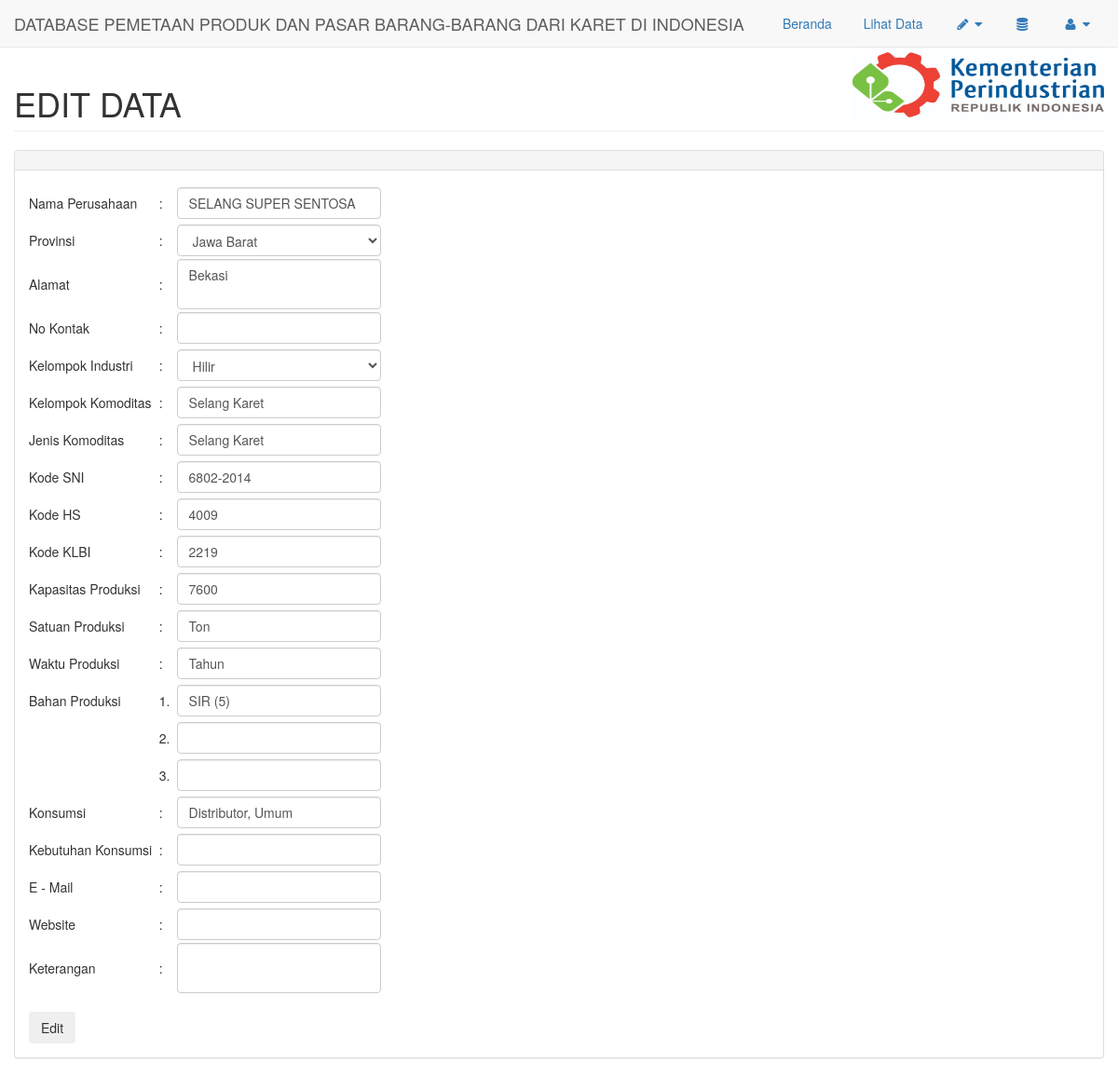
The page /pages/formedit?id=1 (signed in) on the database its author committed.
### tables this page shows
CREATE TABLE `t_produk` (
  `id` int(100) NOT NULL AUTO_INCREMENT,
  `namaperusahaan` varchar(100) DEFAULT NULL,
  `provinsi` varchar(100) DEFAULT NULL,
  `alamat` text,
  `nokontak` varchar(100) DEFAULT NULL,
  `kodeklbi` varchar(100) DEFAULT NULL,
  `kodesni` varchar(255) DEFAULT NULL,
  `namaproduksi` varchar(100) DEFAULT NULL,
  `kodehs` varchar(255) DEFAULT NULL,
  `kelompokindustri` varchar(100) DEFAULT NULL,
  `kelompokkomoditas` varchar(100) DEFAULT NULL,
  `jumlahproduksi` varchar(100) DEFAULT NULL,
  `satuanprod` varchar(100) DEFAULT NULL,
  `bahan1` varchar(100) DEFAULT NULL,
  `bahan2` varchar(100) DEFAULT NULL,
  `bahan3` varchar(100) DEFAULT NULL,
  `waktuprod` varchar(100) DEFAULT NULL,
  `email` varchar(100) DEFAULT NULL,
  `website` varchar(500) DEFAULT NULL,
  `pasar` varchar(100) DEFAULT NULL,
  `kebutuhanpasar` varchar(100) DEFAULT NULL,
  `keterangan` text,
  PRIMARY KEY (`id`)
);

### pages/formedit.php (the view, shortened to what this page needs)
<?php
$session = $_SESSION['username'];
if($session != ""){
?>
<!DOCTYPE html>
<html lang="en">
<head>
    <link href="../bower_components/bootstrap/dist/css/bootstrap.min.css" rel="stylesheet">
    <link href="../bower_components/metisMenu/dist/metisMenu.min.css" rel="stylesheet">
    <link href="../dist/css/timeline.css" rel="stylesheet">
    <link href="../dist/css/sb-admin-2.css" rel="stylesheet">
    <link href="../bower_components/morrisjs/morris.css" rel="stylesheet">
    <link href="../bower_components/font-awesome/css/font-awesome.min.css" rel="stylesheet" type="text/css">
</head>
<body>
    <div id="wrapper">
        <nav class="navbar navbar-default navbar-static-top" role="navigation" style="margin-bottom: 0">
            <div class="navbar-header">
                <a class="navbar-brand" href="#">DATABASE PEMETAAN PRODUK DAN PASAR BARANG-BARANG DARI KARET DI INDONESIA</a>
            </div>
           <ul class="nav navbar-top-links navbar-right">
                <li class="dropdown">
                    <a href="index">
                       Beranda
                    </a>
                </li>
                <li class="dropdown">
                    <a href="lihat">
                       Lihat Data
                    </a>
                </li>
        <li class="dropdown">
        <a class="dropdown-toggle" data-toggle="dropdown" href="#">
        <i class="fa fa-pencil fa-fw"></i>
        <i class="fa fa-caret-down"></i>
        </a>
        </li>
        <li class="dropdown">
        <a href="table">
        <i class="fa fa-database fa-fw"></i>
        </a>
        </li>
        <li class="dropdown">
        <a class="dropdown-toggle" data-toggle="dropdown" href="#">
        <i class="fa fa-user fa-fw"></i>  <i class="fa fa-caret-down"></i>
        </a>
        </li>
  </ul>
        </nav>
        <div id="page-wrapper">
            <div class="row">
                <div class="col-lg-12">
                 <img style="float: right;" src="../pikcer/kemenris.jpg" width="270" height="80" />
                 <h1 class="page-header">EDIT DATA</h1>
                </div>
            </div>
<div class="row">
<div class="col-lg-12">
<div class="panel panel-default">
<div class="panel-heading">
</div>
<div class="panel-body">
<form method="post" action="edit">
<table>
<?php
$id = $_GET['id'];
$query = "SELECT * FROM `t_produk` WHERE `id` = '$id'";
$hasil = mysql_query($query);
$r=mysql_fetch_array($hasil);
?>
<tr>
	<td style="width:37%;">Nama Perusahaan</td>
	<td style="width:5%;">:</td>
	<td style="width:58%;"><input class="form-control" type="text" name="naper" value="<?php echo $r['namaperusahaan']; ?>"/></td>
 </tr>
 <tr>
	<td>Provinsi</td>
	<td>:</td>
	<td>
<select class="form-control" name="prov">
<option><?php echo $r['provinsi']; ?></option>
</select>
</td>
 </tr>
   <tr>
	<td>Alamat</td>
	<td>:</td>
	<td><textarea style="resize:none" class="form-control" name="alamat"><?php echo $r['alamat']; ?></textarea></td>
 </tr>
 <tr>
	<td>No Kontak</td>
	<td>:</td>
	<td><input class="form-control" type="text" name="nokontak" value="<?php echo $r['nokontak']; ?>" /></td>
 </tr>
 <tr>
	<td>Kelompok Industri</td>
	<td>:</td>
<td>
<select class="form-control" name="keli">
<option><?php echo $r['kelompokindustri']; ?></option>
</select>
</td>
</tr>
<tr>
	<td>Kelompok Komoditas</td>
	<td>:</td>
	<td><input class="form-control" type="text" name="kapro" value="<?php echo $r['kelompokkomoditas']; ?>"/></td>
 </tr>
<tr>
	<td>Jenis Komoditas</td>
	<td>:</td>
	<td><input class="form-control" type="text" name="napro" value="<?php echo $r['namaproduksi']; ?>"/></td>
 </tr>
 <tr>
	<td>Kode SNI</td>
	<td>:</td>
	<td><input class="form-control" type="text" name="sni" value="<?php echo $r['kodesni']; ?>" /></td>
 </tr>
 <tr>
	<td>Kode HS</td>
	<td>:</td>
	<td><input class="form-control" type="text" name="hs" value="<?php echo $r['kodehs']; ?>" /></td>
 </tr>
  <tr>
	<td>Kode KLBI</td>
	<td>:</td>
	<td><input class="form-control" type="text" name="klbi" value="<?php echo $r['kodeklbi']; ?>" /></td>
 </tr>
 <tr>
	<td>Kapasitas Produksi</td>
	<td>:</td>
	<td><input class="form-control" type="text" name="kappro" value="<?php echo $r['jumlahproduksi']; ?>" /></td>
 </tr>
 <tr>
	<td>Satuan Produksi</td>
	<td>:</td>
	<td><input class="form-control" type="text" name="satpro" value="<?php echo $r['satuanprod']; ?>" /></td>
 </tr>
  <tr>
	<td>Waktu Produksi</td>
	<td>:</td>
	<td><input class="form-control" type="text" name="wktpro" value="<?php echo $r['waktuprod']; ?>"/></td>
 </tr>
 <tr>
	<td>Bahan Produksi</td>
	<td>1. </td>
	<td><input class="form-control" type="text" name="bhn1" value="<?php echo $r['bahan1']; ?>" /></td>
 </tr>
 <tr>
	<td></td>
	<td>2. </td>
	<td><input class="form-control" type="text" name="bhn2" value="<?php echo $r['bahan2']; ?>" /></td>
 </tr>
 <tr>
	<td></td>
	<td>3. </td>
	<td><input class="form-control" type="text" name="bhn3" value="<?php echo $r['bahan3']; ?>" /></td>
 </tr>
 <tr>
	<td>Konsumsi</td>
	<td>:</td>
	<td><input class="form-control" type="text" name="pasar" value="<?php echo $r['pasar']; ?>"/></td>
 </tr>
 <tr>
	<td>Kebutuhan Konsumsi</td>
	<td>:</td>
	<td><input class="form-control" type="text" name="kebpasar" value="<?php echo $r['kebutuhanpasar']; ?>"></td>
 </tr>
 <tr>
	<td>E - Mail</td>
	<td>:</td>
	<td><input class="form-control" type="text" name="email" value="<?php echo $r['email']; ?>" /></td>
 </tr>
  <tr>
	<td>Website</td>
	<td>:</td>
	<td><input class="form-control" type="text" name="web" value="<?php echo $r['website']; ?>" /></td>
 </tr>
  <tr>
	<td>Keterangan</td>
	<td>:</td>
	<td><textarea style="resize:none" class="form-control" name="ket"><?php echo $r['keterangan']; ?></textarea></td>
 </tr>
 </table>
 <br />
 <input type="submit" class="btn" value="Edit"/>
 </form>
 </div>
 </div>
 </div>
 </div>
 </div>
</body>
</html>
<?php }else{ ?>
<script> alert('Anda Harus Login Terlebih Dahulu');setTimeout("location.href='login'", 1);</script>
<?php }?>

### rows shown on the page
t_produk: naper "SELANG SUPER SENTOSA", prov "Jawa Barat", alamat "Bekasi", keli "Hilir", kapro "Selang Karet", napro "Selang Karet", sni "6802-2014", hs "4009", klbi "2219", kappro "7600", satpro "Ton", wktpro "Tahun", bhn1 "SIR (5)", pasar "Distributor, Umum"
